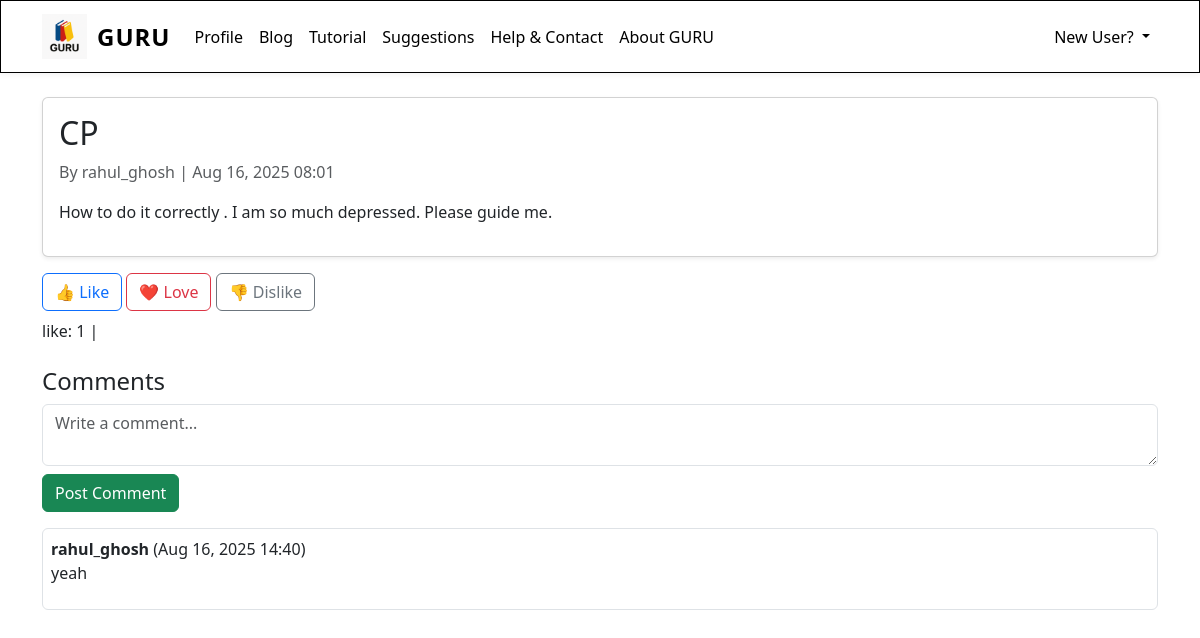
The app's page /blog/4/ with its own data.
### core/models.py (models this page shows, shortened)
class Post(models.Model):  # your existing one
    title = models.CharField(max_length=200)
    content = models.TextField()
    image = models.ImageField(upload_to='posts/', null=True, blank=True)
    author = models.ForeignKey(User, on_delete=models.CASCADE)
    created_at = models.DateTimeField(auto_now_add=True)

class Reaction(models.Model):
    REACTION_CHOICES = [
        ("like", "Like"),
        ("love", "Love"),
        ("dislike", "Dislike"),
    ]
    post = models.ForeignKey(Post, on_delete=models.CASCADE, related_name="reactions")
    user = models.ForeignKey(User, on_delete=models.CASCADE)
    reaction_type = models.CharField(max_length=20, choices=REACTION_CHOICES , default="like")
    created_at = models.DateTimeField(auto_now_add=True)
    class Meta:
        unique_together = ("post", "user")  # one reaction per user per post

class Comment(models.Model):
    post = models.ForeignKey(Post, on_delete=models.CASCADE, related_name="comments")
    user = models.ForeignKey(User, on_delete=models.CASCADE)
    content = models.TextField()
    parent = models.ForeignKey(
        "self", null=True, blank=True, on_delete=models.CASCADE, related_name="replies"
    )
    created_at = models.DateTimeField(auto_now_add=True)

### core/views.py (the view, shortened to what this page needs)
# urls.py: path("blog/<int:post_id>/", views.blog_detail, name="blog_detail"),
def blog_detail(request, post_id):
    post = get_object_or_404(Post, id=post_id)
    comments = post.comments.filter(parent__isnull=True).order_by("-created_at")
    reactions = post.reactions.values("reaction_type").annotate(count=models.Count("id"))
    return render(request, "blog_detail.html", {
        "post": post,
        "comments": comments,
        "reactions": reactions,
    })

### templates/blog_detail.html (shortened to what this page needs)
{% extends 'base.html' %}
{% block content %}
<div class="container mt-4">
  <div class="card shadow-sm mb-3">
    <div class="card-body">
      <h2>{{ post.title }}</h2>
      <p class="text-muted">By {{ post.author }} | {{ post.created_at|date:"M d, Y H:i" }}</p>
      <p>{{ post.content }}</p>
    </div>
  </div>
  <form method="post">
    <button name="reaction" value="like" class="btn btn-outline-primary">👍 Like</button>
    <button name="reaction" value="love" class="btn btn-outline-danger">❤️ Love</button>
    <button name="reaction" value="dislike" class="btn btn-outline-secondary">👎 Dislike</button>
  </form>
  <p class="mt-2">
    {% for r in reactions %}
      {{ r.reaction_type }}: {{ r.count }} |
    {% endfor %}
  </p>
  <h4 class="mt-4">Comments</h4>
  <form method="post">
    <textarea name="comment" class="form-control mb-2" placeholder="Write a comment..."></textarea>
    <button type="submit" class="btn btn-success">Post Comment</button>
  </form>
  {% for comment in comments %}
    <div class="mt-3 border p-2 rounded">
      <strong>{{ comment.user }}</strong> ({{ comment.created_at|date:"M d, Y H:i" }})
      <p>{{ comment.content }}</p>
    </div>
  {% empty %}
    <p>No comments yet.</p>
  {% endfor %}
</div>
{% endblock %}

### records on screen
Post: title "CP", author "rahul_ghosh", created_at "Aug 16, 2025 08:01", content "How to do it correctly . I am so much depressed. Please guide me."
Reaction: reaction_type "like", count "1"
Comment: user "rahul_ghosh", created_at "Aug 16, 2025 14:40", content "yeah"
